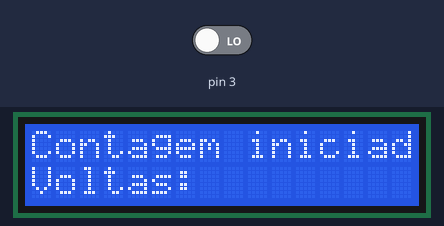
Bench run of a sketch on a simulated Arduino Uno, built with avr-gcc and run on an emulated ATmega328P. On the bench: 16×2 character LCD. The inputs (shaded band) are chosen by the test bench; at power-on: pin 3 LOW. What the sketch prints to the serial monitor is not drawn.

Above: at 0.1 s.
At 1.1 s:
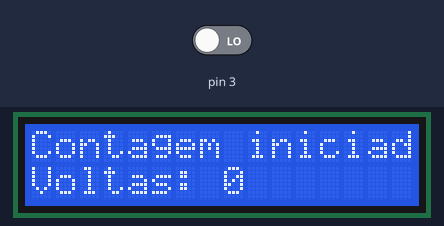

The sketch:

sensorDeContagemAndLcd.ino
```cpp
#include <Wire.h>  // Biblioteca LCD
#include <LiquidCrystal_I2C.h>  // Biblioteca LCD

LiquidCrystal_I2C lcd(0x27, 16, 2);  // lcd(Endereço I2C, Colunas, Linhas)

// Variáveis
volatile int cont = 0;  // Contagem de furos do disco encoder
int voltas = 0;  // Contagem de voltas do disco encoder

void setup(){
    pinMode(3, INPUT);
    attachInterrupt(digitalPinToInterrupt(3), interrupcao, RISING);

    lcd.init();  // Inicializa o lcd
    lcd.backlight();  // Liga a Luz de Fundo
    lcd.print("Contagem iniciada");
    lcd.setCursor(0, 1);
    lcd.print("Voltas: ");
        Serial.begin(9600);  // Inicia a Serial
        Serial.println("Contagem iniciada");
        Serial.println();
}

void loop(){
    delay(1000);
    lcd.setCursor(8, 1);
    lcd.print(voltas);
    Serial.print("Quantidade de voltas: ");
    Serial.println(voltas);
}

void interrupcao (){
    cont++;

    if(cont == 20){
        voltas++;
        cont = 0;
      }
}
```
